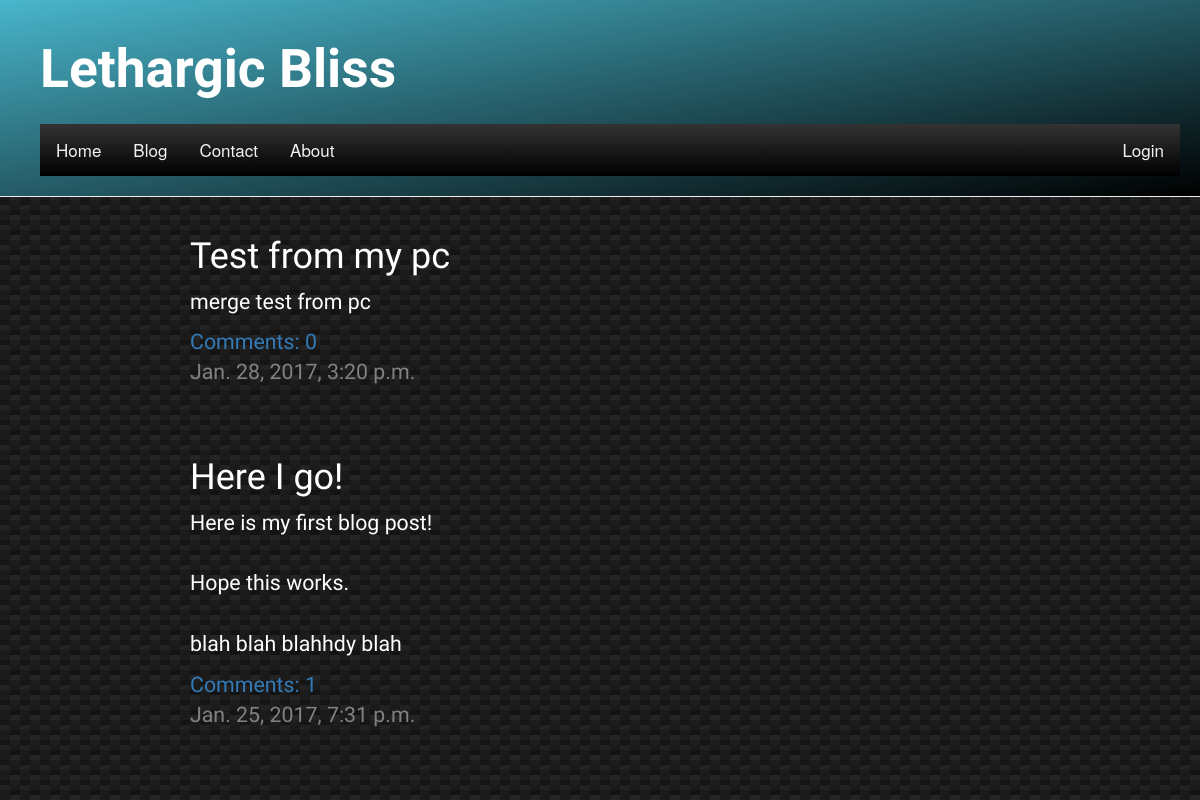
The app's page /postlist/, older data.
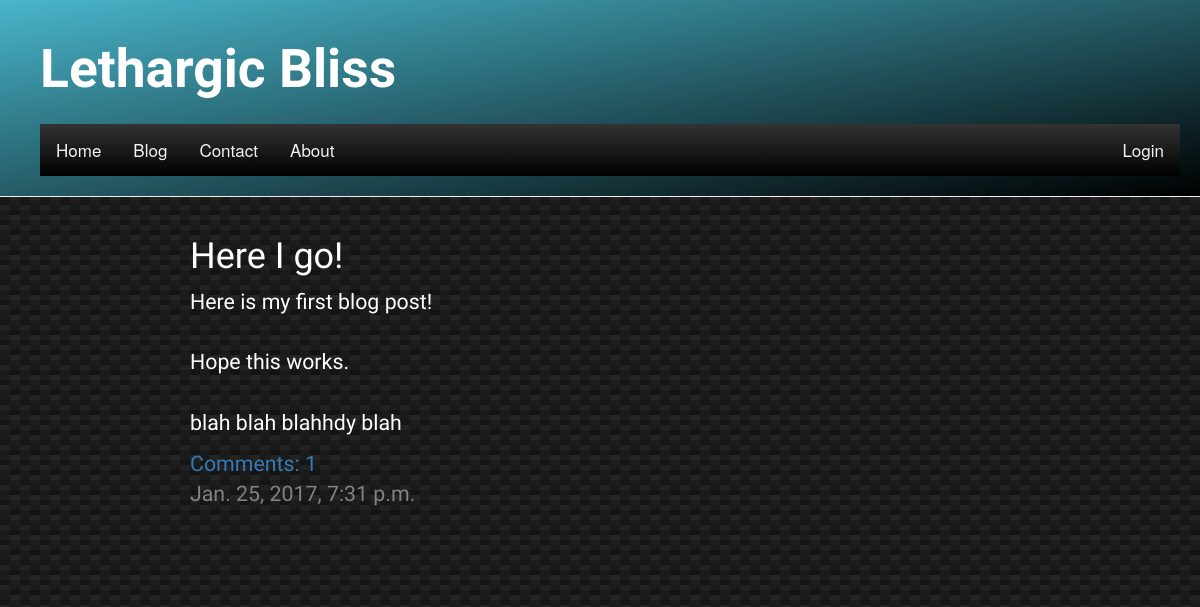
The same page, newer data.
### blog/models.py (models this page shows, shortened)
class Post(models.Model):
    author = models.ForeignKey('auth.User')
    title = models.CharField(max_length=200)
    text = models.TextField()
    created_date = models.DateTimeField(
            default=timezone.now)
    published_date = models.DateTimeField(
            blank=True, null=True)

### blog/views.py (the view)
# urls.py: url(r'^postlist/$', views.post_list, name='post_list'),
def post_list(request):
    posts = Post.objects.filter(published_date__lte=timezone.now()).order_by('-published_date')
    return render(request, 'blog/post_list.html', {'posts':posts})

### blog/templates/blog/post_list.html
{% extends 'blog/base.html' %}
{% block content %}
    {% for post in posts %}
        <div class="post">
            <h1><a href="{% url 'post_detail' pk=post.pk %}">{{ post.title }}</a></h1
            <p>{{ post.text|truncatechars:1250|linebreaksbr }}</p>
	    <a href="{% url 'post_detail' pk=post.pk %}">Comments: {{ post.comments.count }}</a>
	    <div class="date">
                {{ post.published_date }}
            </div>
        </div>
    {% endfor %}
{% endblock %}

Row changes from the older to the newer data that the page shows:
removed Post: title "Test from my pc", text "merge test from pc", comments.count "0", published_date "Jan. 28, 2017, 3:20 p.m."
